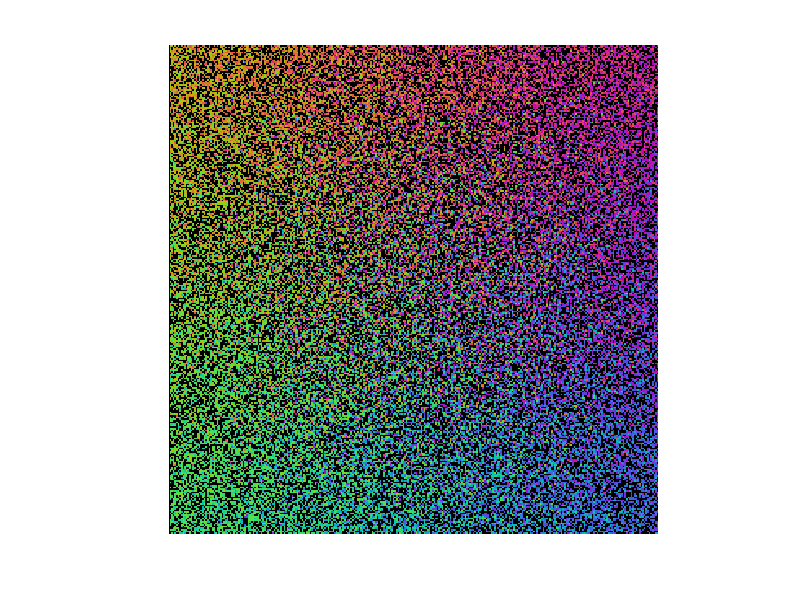

MATLAB code to generate this figure: (Note: this script raises an error after producing the figure.)
close all
clear
clc

%========================Good Presets==============================
% numAgents = 500;
% mapSize = 100;
% sensingRadius = 8;
% neighborToGoalForceRatio = 0.072;
%spawnType = 'RandomSpawn';
%===================================================================
% numAgents = 500;
% mapSize = 100;
% sensingRadius = 10;
% neighborToGoalForceRatio = 0.01;
% spawnType = 'OpposingCoordinatedSpawn';
%==================================================================


numAgents = 50000; %number of agents
mapSize =300; %x and y dimension of map
sensingRadius = 5; %Radius of sensing range for each agent (square sensing range)
neighborToGoalForceRatio = 0.0; %Ratio of the force from the goal point to the force exerted by one agent of the same color

environment = zeros(mapSize, mapSize, 6); %X, Y for RGB and "contains agent" and GoalX,GoalY
imageResize = 10; %Makes the plot bigger

spawnType = 'RandomSpawn';
%spawnType = 'CoordinatedSpawn';
%spawnType = 'OpposingCoordinatedSpawn';

switch spawnType
    case 'RandomSpawn'
        %Place agents randomly on the map
        for i = 1:numAgents
            new = false;
            while not(new)
                randx = randi(mapSize);
                randy = randi(mapSize);
                if environment(randx,randy,4) == 0
                    new = true;
                end
            end
            environment(randx,randy,4) = 1; %The row coordinate is x, the column coordinate is y
        end
        
        %Set the goal positions of each agent to a random point on the map
        environment(:,:,5:6) = randi(mapSize,[mapSize,mapSize,2]) .* environment(:,:,4);
    case 'CoordinatedSpawn'
      %Place agents in the top left corner of the map
        for i = 1:numAgents
            new = false;
            while not(new)
                randx = randi(mapSize/4);
                randy = randi(mapSize/4);
                if environment(randx,randy,4) == 0
                    new = true;
                end
            end
            environment(randx,randy,4) = 1; %The row coordinate is x, the column coordinate is y
        end
        
        %Set the goal positions of each agent to a random point on the map
        environment(:,:,5:6) = randi(mapSize/2,[mapSize,mapSize,2]) .* environment(:,:,4); 
        environment(:,:,5:6) = environment(:,:,5:6) + mapSize/2;
    case 'OpposingCoordinatedSpawn'
        for i = 1:numAgents
            new = false;
            while not(new)
                randx = randi(mapSize/4);
                randy = randi(mapSize/4);
                if mod(i,2) == 0
                   randy = randy + mapSize*3/4; 
                   environment(randx,randy,5:6) = randi(mapSize/2,[1,1,2]); 
                   environment(randx,randy,5) = environment(randx,randy,5) + mapSize/2;
                else
                   environment(randx,randy,5:6) = randi(mapSize/2,[1,1,2]); 
                   environment(randx,randy,5:6) = environment(randx,randy,5:6) + mapSize/2;
                end
                if environment(randx,randy,4) == 0
                    new = true;
                end
            end
            environment(randx,randy,4) = 1; %The row coordinate is x, the column coordinate is y
        end
end

%Create matrix of indexes
IndexMat = zeros(mapSize, mapSize, 2); 
yIndex = 1:mapSize;
xIndex = (1:mapSize)';
for i = 1:mapSize
   IndexMat(:,i,1) = xIndex;
   IndexMat(i,:,2) = yIndex;
end

%Find unit vector to goal
unitToGoal = (environment(:,:,5:6) - IndexMat)./vecnorm(environment(:,:,5:6) - IndexMat,2,3);

%Find angle of unit vector to goal relative to x-axis
theta = mod(atan2(unitToGoal(:,:,2),unitToGoal(:,:,1)),2*pi);

%Set the color of each agent depending on their theta angle
environment(:,:,1) = ((theta < pi).*(255-theta*255/pi)) + ((theta >= pi).*(theta-pi)*255/pi);
environment(:,:,2) = (and(theta <= 5/3*pi,theta >= 2/3*pi).*(255-(theta-2/3*pi)*255/pi)) + ...
    ((theta > 5/3*pi).*(theta-5/3*pi)*255/pi) + ((theta < 2/3*pi).*((theta+1/3*pi)*255/pi));
environment(:,:,3) = (and(theta <= 4/3*pi,theta >= 1/3*pi).*(theta-1/3*pi)*255/pi) + ...
    ((theta < 1/3*pi).*(255-(theta+2/3*pi)*255/pi)) + ((theta > 4/3*pi).*(255-(theta-4/3*pi)*255/pi));

%Find the sum of the colors of each agent for normalization reasons
colorSum = environment(:,:,1) + environment(:,:,2) + environment(:,:,3);

%display the image showing locations and colors of every agent
imshow(floor(environment(:,:,1:3))./colorSum*1.5.*environment(:,:,4));

%===========================Main Loop==========================%
while true
    tic
    %find number of agents who have reached their goal points
    numAtGoal = sum(sum(vecnorm(environment(:,:,5:6) - IndexMat,2,3) == 0));
    %erase agents who have reached their goal points
    environment(:,:,:) = environment(:,:,:) .* (vecnorm(environment(:,:,5:6) - IndexMat,2,3) ~= 0);
    
    %spawn a new agent for each one that was erased
    for i = 1:numAtGoal
        
        new = false;
        switch spawnType
            case 'RandomSpawn'
                while not(new)
                    randx = randi(mapSize);
                    randy = randi(mapSize);
                    if environment(randx,randy,4) == 0
                        new = true;
                    end
                end
                environment(randx,randy,4) = 1; %The row coordinate is x, the column coordinate is y
                %Set new random goal point
                environment(randx,randy,5:6) = randi(mapSize,size(environment(randx,randy,5:6)));
            case 'CoordinatedSpawn'
                new = false;
                while not(new)
                    randx = randi(mapSize/4);
                    randy = randi(mapSize/4);
                    if environment(randx,randy,4) == 0
                        new = true;
                    end
                end
                environment(randx,randy,4) = 1; %The row coordinate is x, the column coordinate is y
                environment(randx,randy,5:6) = randi(mapSize/2,size(environment(randx,randy,5:6)));
                environment(randx,randy,5:6) = environment(randx,randy,5:6) + mapSize/2;
            case 'OpposingCoordinatedSpawn'
                    new = false;
                    while not(new)
                        randx = randi(mapSize/4);
                        randy = randi(mapSize/4);
                        if mod(i,2) == 0
                            randy = randy + mapSize*3/4;
                            environment(randx,randy,5:6) = randi(mapSize/2,[1,1,2]);
                            environment(randx,randy,5) = environment(randx,randy,5) + mapSize/2;
                        else
                            environment(randx,randy,5:6) = randi(mapSize/2,[1,1,2]);
                            environment(randx,randy,5:6) = environment(randx,randy,5:6) + mapSize/2;
                        end
                        if environment(randx,randy,4) == 0
                            new = true;
                        end
                    end
                    environment(randx,randy,4) = 1; %The row coordinate is x, the column coordinate is y
        end
    end
   
   %Update unitToGoal
   unitToGoal = (environment(:,:,5:6) - IndexMat)./vecnorm(environment(:,:,5:6) - IndexMat, 2, 3);

   %update theta
   theta = mod(atan2(unitToGoal(:,:,2),unitToGoal(:,:,1)),2*pi);
   
   %move agents
   environment = moveAgents(environment, unitToGoal, sensingRadius, neighborToGoalForceRatio, theta, mapSize);
   
   %Update unitToGoal
   unitToGoal = (environment(:,:,5:6) - IndexMat)./vecnorm(environment(:,:,5:6) - IndexMat, 2, 3);

   %update theta
   theta = mod(atan2(unitToGoal(:,:,2),unitToGoal(:,:,1)),2*pi);
   
   %------------------------------show image----------------------------%
   %Set the color of each agent depending on their theta angle
   environment(:,:,1) = ((theta < pi).*(255-theta*255/pi)) + ((theta >= pi).*(theta-pi)*255/pi);
   environment(:,:,2) = (and(theta <= 5/3*pi,theta >= 2/3*pi).*(255-(theta-2/3*pi)*255/pi)) + ...
       ((theta > 5/3*pi).*(theta-5/3*pi)*255/pi) + ((theta < 2/3*pi).*((theta+1/3*pi)*255/pi));
   environment(:,:,3) = (and(theta <= 4/3*pi,theta >= 1/3*pi).*(theta-1/3*pi)*255/pi) + ...
       ((theta < 1/3*pi).*(255-(theta+2/3*pi)*255/pi)) + ((theta > 4/3*pi).*(255-(theta-4/3*pi)*255/pi));
   
   %Find the sum of the colors of each agent for normalization reasons
   colorSum = environment(:,:,1) + environment(:,:,2) + environment(:,:,3);
   
   %display the image showing locations and colors of every agent
   img = floor(environment(:,:,1:3))./colorSum*1.5.*environment(:,:,4);
   img = imresize(img, imageResize);
   imshow(img);
   %--------------------------------------------------------------------%
   disp(toc)
end


function environment = moveAgents(environment, unitToGoal, sensingRadius, neighborToGoalForceRatio, theta, mapSize)
force = zeros([mapSize, mapSize, 2]);
force = force + unitToGoal;
alreadyMoved = zeros(mapSize);

for i = 1:mapSize %x coordinate
    for j = 1:mapSize %y coordinate
        if environment(i, j, 4) == 1 && not(alreadyMoved(i,j))
            for k = -sensingRadius:sensingRadius %x offset in sensing range
                for l = -sensingRadius:sensingRadius %y offset in sensing range
                    if i+k > 0 && i+k <= mapSize && j+l > 0 && j+l <= mapSize && k ~= 0 && l ~= 0 && environment(i+k, j+l, 4) == 1 %make sure not off the edge of the map and not on central agent
                        %Find the angle to the neighbors relative position
                        angularDistToNeighbor = mod(mod(atan2(j+l,i+k),2*pi) - theta(i, j), pi);
                        %Find the unit vector pointing to that neighbor
                        unitToNeighbor = [k, l]/norm([k, l]);
                        %For each neighbor, add their force. Attraction if
                        %the angular dist is between 0 and 90 and
                        %repulsion if the anglular dist is between 90 and
                        %180 deg
                        force(i, j, 1) = force(i, j, 1)+unitToNeighbor(1)*(pi-angularDistToNeighbor)/pi*neighborToGoalForceRatio;
                        force(i, j, 2) = force(i, j, 2)+unitToNeighbor(2)*(pi-angularDistToNeighbor)/pi*neighborToGoalForceRatio;
                    end
                end
            end
            %Now that the force has been added for each agent, we actually
            %need to move the agents around
            %We will try to move to the neighboring square that is closest
            %to the angle their force points, but if there is another agent
            %there, they will try the two adjacent squares
            forceAngle = mod(atan2(force(i,j,2),force(i,j,1)),2*pi);
            
            xBottomWall = false;
            yBottomWall = false;
            xTopWall = false;
            yTopWall = false;
            if i == 1
                xBottomWall = true;
            end
            if j == 1
                yBottomWall = true;
            end
            if i == mapSize
                xTopWall = true;
            end
            if j == mapSize
                yTopWall = true;
            end
            found = false;
            if (forceAngle <= 22.5/180*pi || forceAngle > 337.5/180*pi)
                if ~xTopWall
                    if environment(i+1, j, 4) == 0
                        environment(i+1, j, :) = environment(i, j, :);
                        environment(i, j, :) = zeros(size(environment(i, j, :)));
                        found = true;
                        alreadyMoved(i+1,j) = true;
                    end
                end
                if ~yBottomWall && ~xTopWall && ~found
                    if environment(i+1, j-1, 4) == 0
                        environment(i+1, j-1, :) = environment(i, j, :);
                        environment(i, j, :) = zeros(size(environment(i, j, :)));
                        found = true;
                        alreadyMoved(i+1,j-1) = true;
                    end
                end
                if ~yTopWall && ~xTopWall && ~found
                    if environment(i+1, j+1, 4) == 0
                        environment(i+1, j+1, :) = environment(i, j, :);
                        environment(i, j, :) = zeros(size(environment(i, j, :)));
                        found = true;
                        alreadyMoved(i+1,j+1) = true;
                    end
                end
            elseif forceAngle <= 67.5/180*pi
                if ~xTopWall && ~yTopWall
                    if environment(i+1, j+1, 4) == 0
                        environment(i+1, j+1, :) = environment(i, j, :);
                        environment(i, j, :) = zeros(size(environment(i, j, :)));
                        found = true;
                        alreadyMoved(i+1,j+1) = true;
                    end
                end
                if ~xTopWall && ~found
                    if environment(i+1, j, 4) == 0
                        environment(i+1, j, :) = environment(i, j, :);
                        environment(i, j, :) = zeros(size(environment(i, j, :)));
                        found = true;
                        alreadyMoved(i+1,j) = true;
                    end
                end
                if ~yTopWall && ~found
                    if environment(i, j+1, 4) == 0
                        environment(i, j+1, :) = environment(i, j, :);
                        environment(i, j, :) = zeros(size(environment(i, j, :)));
                        found = true;
                        alreadyMoved(i,j+1) = true;
                    end
                end
            elseif forceAngle <= 112.5/180*pi
                if ~yTopWall
                    if environment(i, j+1, 4) == 0
                        environment(i, j+1, :) = environment(i, j, :);
                        environment(i, j, :) = zeros(size(environment(i, j, :)));
                        found = true;
                        alreadyMoved(i,j+1) = true;
                    end
                end
                if ~yTopWall && ~xTopWall && ~found
                    if environment(i+1, j+1, 4) == 0
                        environment(i+1, j+1, :) = environment(i, j, :);
                        environment(i, j, :) = zeros(size(environment(i, j, :)));
                        found = true;
                        alreadyMoved(i+1,j+1) = true;
                    end
                end
                if ~xBottomWall && ~yTopWall && ~found
                    if environment(i-1, j+1, 4) == 0
                        environment(i-1, j+1, :) = environment(i, j, :);
                        environment(i, j, :) = zeros(size(environment(i, j, :)));
                        found = true;
                        alreadyMoved(i-1,j+1) = true;
                    end
                end
            elseif forceAngle <= 157.5/180*pi
                if ~xBottomWall && ~yTopWall
                    if environment(i-1, j+1, 4) == 0
                        environment(i-1, j+1, :) = environment(i, j, :);
                        environment(i, j, :) = zeros(size(environment(i, j, :)));
                        found = true;
                        alreadyMoved(i-1,j+1) = true;
                    end
                end
                if ~yTopWall && ~found
                    if environment(i, j+1, 4) == 0
                        environment(i, j+1, :) = environment(i, j, :);
                        environment(i, j, :) = zeros(size(environment(i, j, :)));
                        found = true;
                        alreadyMoved(i,j+1) = true;
                    end
                end
                if ~xBottomWall && ~found
                    if environment(i-1, j, 4) == 0
                        environment(i-1, j, :) = environment(i, j, :);
                        environment(i, j, :) = zeros(size(environment(i, j, :)));
                        found = true;
                        alreadyMoved(i-1,j) = true;
                    end
                end
            elseif forceAngle <= 202.5/180*pi
                if ~xBottomWall
                    if environment(i-1, j, 4) == 0
                        environment(i-1, j, :) = environment(i, j, :);
                        environment(i, j, :) = zeros(size(environment(i, j, :)));
                        found = true;
                        alreadyMoved(i-1,j) = true;
                    end
                end
                if ~xBottomWall && ~yTopWall && ~found
                    if environment(i-1, j+1, 4) == 0
                        environment(i-1, j+1, :) = environment(i, j, :);
                        environment(i, j, :) = zeros(size(environment(i, j, :)));
                        found = true;
                        alreadyMoved(i-1,j+1) = true;
                    end
                end
                if ~yBottomWall && ~xBottomWall && ~found
                    if environment(i-1, j-1, 4) == 0
                        environment(i-1, j-1, :) = environment(i, j, :);
                        environment(i, j, :) = zeros(size(environment(i, j, :)));
                        found = true;
                        alreadyMoved(i-1,j-1) = true;
                    end
                end
            elseif forceAngle <= 247.5/180*pi
                if ~xBottomWall && ~yBottomWall
                    if environment(i-1, j-1, 4) == 0
                        environment(i-1, j-1, :) = environment(i, j, :);
                        environment(i, j, :) = zeros(size(environment(i, j, :)));
                        found = true;
                        alreadyMoved(i-1,j-1) = true;
                    end
                end
                if ~xBottomWall && ~found
                    if environment(i-1, j, 4) == 0
                        environment(i-1, j, :) = environment(i, j, :);
                        environment(i, j, :) = zeros(size(environment(i, j, :)));
                        found = true;
                        alreadyMoved(i-1,j) = true;
                    end
                end
                if ~yBottomWall && ~found
                    if environment(i, j-1, 4) == 0
                        environment(i, j-1, :) = environment(i, j, :);
                        environment(i, j, :) = zeros(size(environment(i, j, :)));
                        found = true;
                        alreadyMoved(i,j-1) = true;
                    end
                end
            elseif forceAngle <= 292.5/180*pi
                if ~yBottomWall
                    if environment(i, j-1, 4) == 0
                        environment(i, j-1, :) = environment(i, j, :);
                        environment(i, j, :) = zeros(size(environment(i, j, :)));
                        found = true;
                        alreadyMoved(i,j-1) = true;
                    end
                end
                if ~xBottomWall && ~yBottomWall && ~found
                    if environment(i-1, j-1, 4) == 0
                        environment(i-1, j-1, :) = environment(i, j, :);
                        environment(i, j, :) = zeros(size(environment(i, j, :)));
                        found = true;
                        alreadyMoved(i-1,j-1) = true;
                    end
                end
                if ~xTopWall && ~yBottomWall && ~found
                    if environment(i+1, j-1, 4) == 0
                        environment(i+1, j-1, :) = environment(i, j, :);
                        environment(i, j, :) = zeros(size(environment(i, j, :)));
                        found = true;
                        alreadyMoved(i+1,j-1) = true;
                    end
                end
            elseif forceAngle <= 337.5/180*pi
                if ~xTopWall && ~yBottomWall
                    if environment(i+1, j-1, 4) == 0
                        environment(i+1, j-1, :) = environment(i, j, :);
                        environment(i, j, :) = zeros(size(environment(i, j, :)));
                        found = true;
                        alreadyMoved(i+1,j-1) = true;
                    end
                end
                if ~yBottomWall && ~found
                    if environment(i, j-1, 4) == 0
                        environment(i, j-1, :) = environment(i, j, :);
                        environment(i, j, :) = zeros(size(environment(i, j, :)));
                        found = true;
                        alreadyMoved(i,j-1) = true;
                    end
                end
                if ~xTopWall && ~found
                    if environment(i+1, j, 4) == 0
                        environment(i+1, j, :) = environment(i, j, :);
                        environment(i, j, :) = zeros(size(environment(i, j, :)));
                        found = true;
                        alreadyMoved(i+1,j) = true;
                    end
                end
            end
        end
    end
end
end














